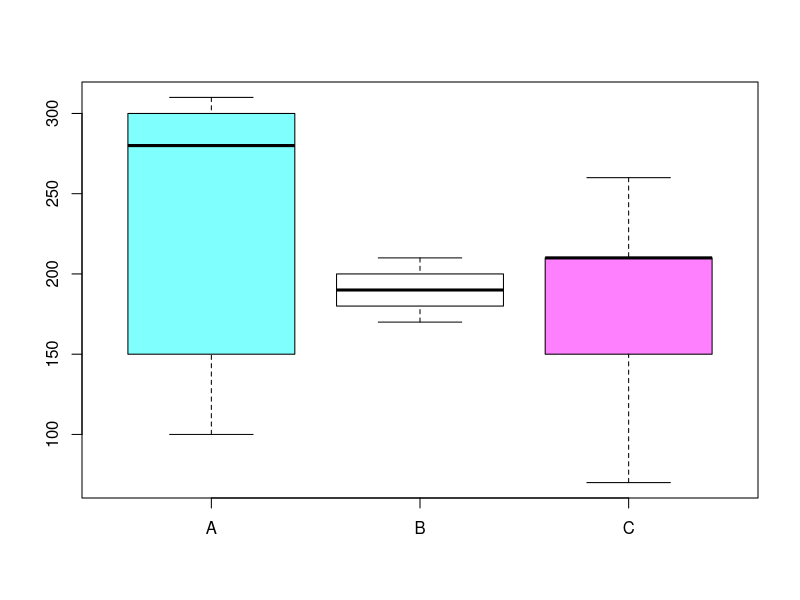

Write the R code that produced this figure.

abc<-c(100,300,150,280,310)
def<-c(180,200,210,190,170)
ghi<-c(210,150,260,210,70)
df_box <-data.frame(A=abc,B=def,C=ghi)
#col=com.colors(3)

#아래 두함수를 이용하여 해석을 제출하시오
summary(df_box)
boxplot(df_box, col=cm.colors(3))

#해석
# 애플매장 a,b,c,에서 팔리는 제품(아이패드, 아이폰, 애플와치, 맥북, 에어팟)들에 대한 판매대수가 존재한다.
# A매장의 최소값은 100개로 아이패드가 가장 적게 팔리며, 
# 제 1사분위에 위치하는 값은 150으로 애플와치에 해당한다.
# 중앙값은 280개이고, 삼사분위수는 300이다. 최대값은 310으로 에어팟이 가장 많이 팔린다.
# A매장의 평균 판매개수는 228개이다.
# 중앙값이 평균보다 큰값을 가지므로  좌로 치우쳐져 데이터가 존재한다.
# 
# B매장의 최소값은 170개로 에어팟이 가장 적게 팔리며, 
# 제 1사분위에 위치하는 값은 180,
# 중앙값은 190이고, 삼사분위수는 200이다. 최대값은 210으로 애플와치가 가장 많이 팔린다.
# B매장의 평균 판매개수는190개이다.
# 중앙값과 평균이 190일치 하므로 분포가 대칭한 그래프를 가진다.
# 
# C매장의 최소값은 70개로 에어팟이 가장 적게 팔리며, 
# 제 1사분위에 위치하는 값은 150,
# 중앙값은 210이고, 삼사분위수는 210이다. 최대값은 260으로 애플와치가 가장 많이 팔린다.
# C매장의 평균 판매개수는 180개이다.
# 중앙값이 평균보다 큰값을 가지므로  좌로 치우쳐져 데이터가 존재한다.
# 
# 전체적으로 A매장의 중앙값과 최대값,제 1사분위 값이 다른 두매장보다 크다.
